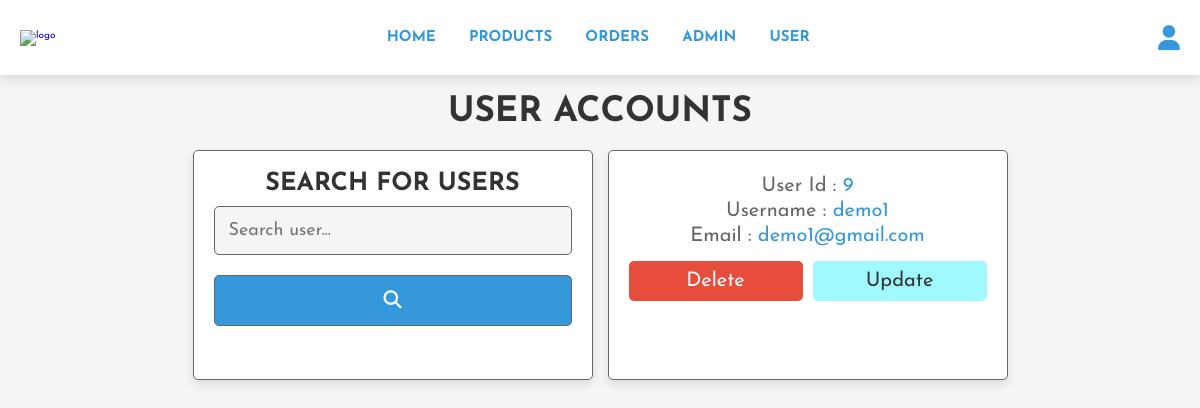
The app's page /users_accounts.php (signed in) with its own data.
### tables this page shows
CREATE TABLE `user` (
  `id` int(100) NOT NULL,
  `name` varchar(20) NOT NULL,
  `email` varchar(50) NOT NULL,
  `password` varchar(50) NOT NULL
);

### users_accounts.php (the view, shortened to what this page needs)
<?php
include 'config.php';
?>
<!DOCTYPE html>
<html lang="en">
<head>
   <link rel="stylesheet" href="https://cdnjs.cloudflare.com/ajax/libs/font-awesome/6.1.1/css/all.min.css">
   <link rel="stylesheet" href=" admin_style.css">
</head>
<body style="background-image: url('<?php echo './images/pizzabg2.jpg'; ?>'); background-size: cover; background-position: center;">
<?php include 'admin_header.php' ?>
<?php
   if(isset($_GET['submit'])) {
      $search_term = $_GET['search'];
      $select_accounts = $conn->prepare("SELECT * FROM `user` WHERE name LIKE '%$search_term%' OR email LIKE '%$search_term%'");
      $select_accounts->execute();
   } else {
      $select_accounts = $conn->prepare("SELECT * FROM `user`");
      $select_accounts->execute();
   }
?>
<section class="accounts">
   <h1 class="heading">user accounts</h1>
   <div class="box-container">
      <div class="search-box">
         <h1>SEARCH FOR USERS</h1>
         <form method="get" action="users_accounts.php">
            <input type="text" name="search" placeholder="Search user..." value="<?= isset($search_term) ? $search_term : ''; ?>">
            <button type="submit" name="submit"><i class="fas fa-search"></i></button>
         </form>
      </div>
   <?php
      if($select_accounts->rowCount() > 0){
         while($fetch_accounts = $select_accounts->fetch(PDO::FETCH_ASSOC)){
   ?>
   <div class="box">
      <p> user id : <span><?= $fetch_accounts['id']; ?></span> </p>
      <p> username : <span><?= $fetch_accounts['name']; ?></span> </p>
      <p> email : <span><?= $fetch_accounts['email']; ?></span> </p>
      <div class="flex-btn">
         <a href="users_accounts.php?delete=<?= $fetch_accounts['id']; ?>" onclick="return confirm('delete this account?')" class="delete-btn">delete</a>
         <?php
            if($fetch_accounts['id']){
               echo '<a href="user_profile_update.php?id=' . $fetch_accounts['id'] . '" class="option-btn">update</a>';
            }
         ?>
      </div>
   </div>
   <?php
         }
      }else{
         echo '<p class="empty">no accounts available!</p>';
      }
   ?>
   </div>
</section>
</body>
</html>

### admin_style.css (style rules this page uses)
:root { --blue:#f03030; --red:#e74c3c; --light-blue:#f39c12; --blue:#3498db; --light-blue:#9ff9ff; --black:#333; --white:#fff; --light-bg:#f5f5f5; --light-color:#666; --border:.1rem solid var(--light-color); --box-shadow:0 .5rem 1rem rgba(0,0,0,.1); }
* { font-family: 'Josefin Sans', sans-serif; margin:0; padding:0; box-sizing: border-box; outline: none; border:none; text-decoration: none; transition: .2s linear; }
html { font-size: 62.5%; overflow-x: hidden; scroll-behavior: smooth; scroll-padding-top: 7rem; }
body { background: var(--light-bg); }
section { padding:2rem; margin:0 auto; max-width: 1200px; }
.heading { text-align: center; margin-bottom: 2rem; font-size: 3.5rem; color:var(--black); text-transform: uppercase; }
.delete-btn, .option-btn, .btn { display: block; width: 100%; margin-top: 1rem; border-radius: .5rem; padding:1rem 3rem; font-size: 2rem; color:var(--white); cursor: pointer; text-transform: capitalize; text-align: center; }
.delete-btn { background-color: var(--red); }
.option-btn { background-color: var(--light-blue); color: var(--black); }
.flex-btn { display: flex; gap:1rem; }
.accounts .box-container { display: grid; grid-template-columns: repeat(auto-fit, 40rem); gap:1.5rem; align-items: flex-start; justify-content: center; }
.accounts .box-container .box { padding:2rem; border-radius: .5rem; text-align: center; border:var(--border); background-color: var(--white); box-shadow: var(--box-shadow); min-height: 23rem; }
.accounts .box-container .search-box { padding:2rem; border-radius: .5rem; text-align: center; border:var(--border); background-color: var(--white); box-shadow: var(--box-shadow); min-height: 23rem; }
.accounts .box-container .search-box h1 { font-size: 2.5rem; color:var(--black); }
.accounts .box-container .search-box input { width: 100%; padding:1.4rem; font-size: 1.8rem; color:var(--black); border-radius: .5rem; border:var(--border); background-color: var(--light-bg); margin:1rem 0; }
.accounts .box-container .search-box button { width: 100%; padding:1.4rem; font-size: 1.8rem; color:var(--white); border-radius: .5rem; border:var(--border); background-color: var(--blue); margin:1rem 0; }
.accounts .box-container .search-box i { color :var(--white); }
.accounts .box-container .box p { font-size: 2rem; color:var(--light-color); margin: .5rem 0; text-transform: capitalize; }
.accounts .box-container .box p span { color:var(--blue); text-transform: none; }

### records on screen
user: id "9", name "demo1", email "demo1@gmail.com"
